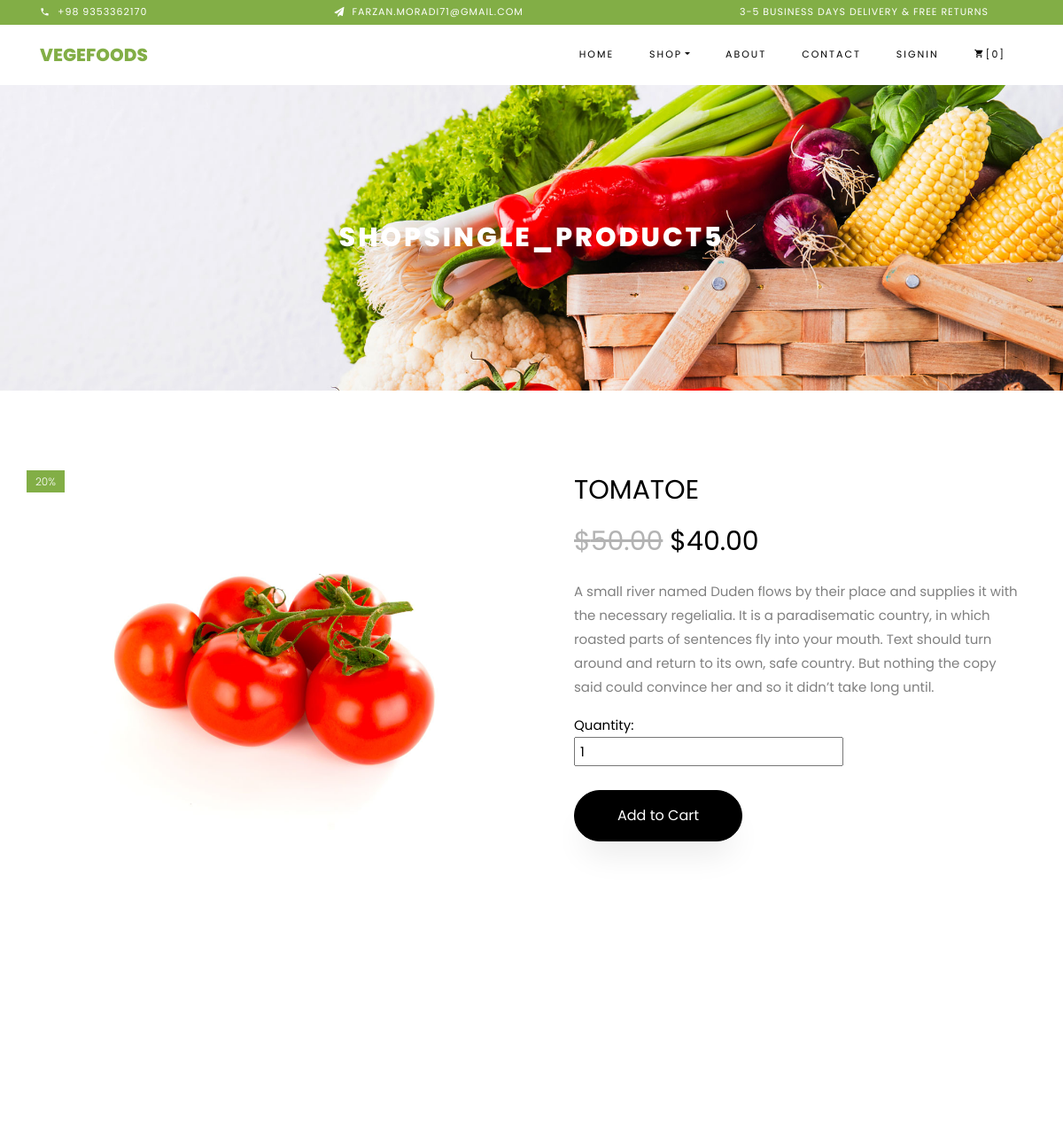
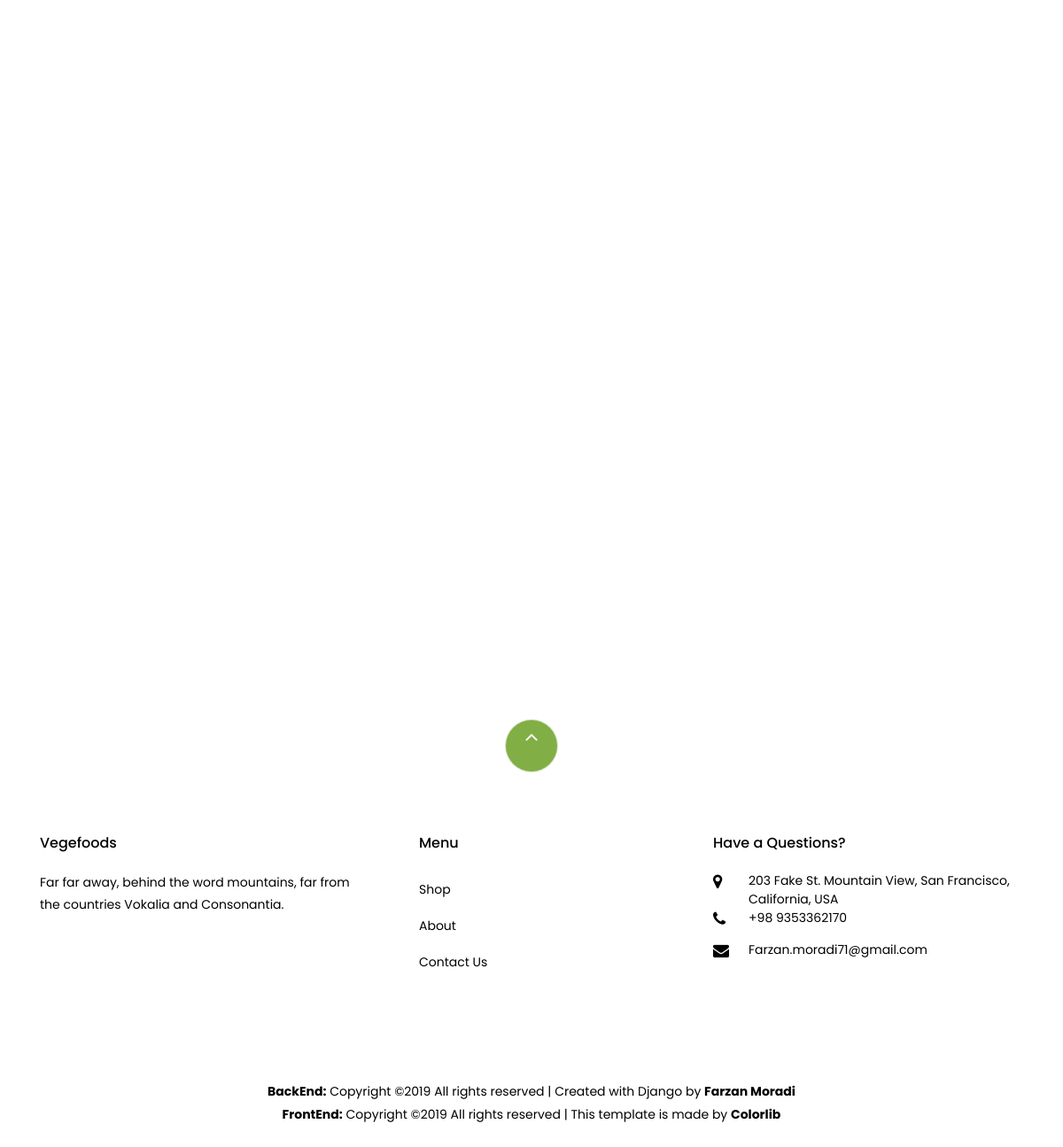
/shop/single_product/5/, run on the app's committed database (2 pictures, top to bottom).
### shop/models.py (models this page shows, shortened)
class Vegtables(models.Model):
    title = models.CharField(max_length=255, unique=True)
    kind = models.CharField(max_length=10, choices=KIND_CHOICES, default='green')
    prise = models.DecimalField(max_digits=6, decimal_places=2)
    Discount = models.PositiveIntegerField(default=0)
    detail = models.TextField(blank=True, default='')
    count = models.PositiveIntegerField(default=0)
    image = models.ImageField(upload_to = 'static/media/vegtables', default = 'static/media/vegtables/no-img.jpg')
    def discount_prise(self):
        return (self.prise * (100 - self.Discount))/100
    class Meta:
        ordering = ["title"]

### shop/views.py (the view)
# urls.py: url(r"single_product/(?P<pk>\d+)/$",views.SingleProduct,name="single_product"),
def SingleProduct(request, pk=None):
    wishlist = Wishlist.objects.all
    if pk:
        vegtable = Vegtables.objects.all
        args = {'vegtable':vegtable, 'pk':pk, 'wishlist':wishlist}
        return render(request,'single_product.html',args)
    else:
        args = {'wishlist':wishlist}
        return render(request,'shop.html',args)

### shop/templates/single_product.html (shortened to what this page needs)
{% extends 'base.html' %}
{% load staticfiles %}
{% block content %}
<section class="ftco-section">
    	<div class="container">
    		<div class="row">
            {% for Vegtables in vegtable %}
				{% if Vegtables.pk|add:"0" == pk|add:"0" %}
                    <div class="col-lg-6 mb-5 ftco-animate">
                        <a href="/{{ Vegtables.image }}" class="image-popup"><img src="/{{ Vegtables.image }}" class="img-fluid" alt="Colorlib Template">
                        {% if Vegtables.Discount > 0 %}
                                <span class="status" style="position: absolute; top: 0px; left: 0px; color: rgb(255, 255, 255); font-weight: 300; font-size: 12px; padding: 2px 10px; background: rgb(130, 174, 70);">{{ Vegtables.Discount }}%</span>
                            {% endif %}
                        </a>
                    </div>
                    <div class="col-lg-6 product-details pl-md-5 ftco-animate">
                        <h3>{{ Vegtables.title }}</h3>
                        {% if Vegtables.Discount > 0 %}
                            <p class="price"><span class="mr-2 price-dc" style="text-decoration: line-through;color: #b3b3b3;">${{ Vegtables.prise }}</span><span class="price-sale">${{ Vegtables.discount_prise }}</span></p>
                        {% else %}
                            <p class="price"><span>${{ Vegtables.prise }}</span></p>
                        {% endif %}
                        <p>{{ Vegtables.detail }}</p>
                        <p style="color:black;margin-bottom:0px">Quantity:</p>
                        <input id="num" style="padding-left:5px" type="number" name="count" value="1" class="vIntegerField" min="1" required="" onKeyDown="return false">
                            <br><br>
                        <p><a id="link" href="{% url 'cart:add_to_cart' pk=Vegtables.pk qnt=1 %}" class="btn btn-black py-3 px-5">Add to Cart</a></p>
                    </div>
                {% endif %}
			{% endfor %}
    		</div>
    	</div>
    </section>
    <section class="ftco-section">
    	<div class="container">
				<div class="row justify-content-center mb-3 pb-3">
        </div>
    	</div>
    	<div class="container">
    		<div class="row">
    		</div>
    	</div>
    </section>
{% endblock content %}

### data on the page
Vegtables: image (picture), Discount "20", title "TOMATOE", prise "50.00", discount_prise "40.00", detail "A small river named Duden flows by their place and supplies it with the necessary regelialia. It is a paradisematic country, in which roasted parts of sentences fly into your mouth. Text should turn around and return to its own, safe country. But nothing the copy said could convince her and so it didn’t take long until."

### other printed values
{{ request.session.cart|length }} "0"
{{ request.path|cut:"/" }} "SHOPSINGLE_PRODUCT5"
